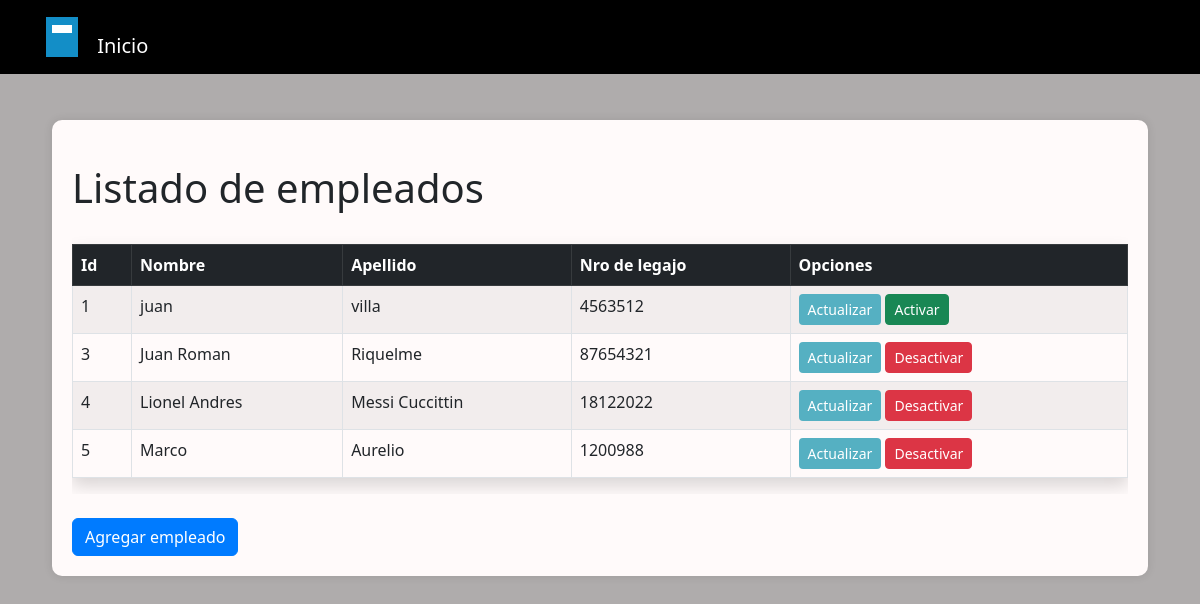
/biblioteca/empleados/listado/, run on an earlier commit of the app's database.
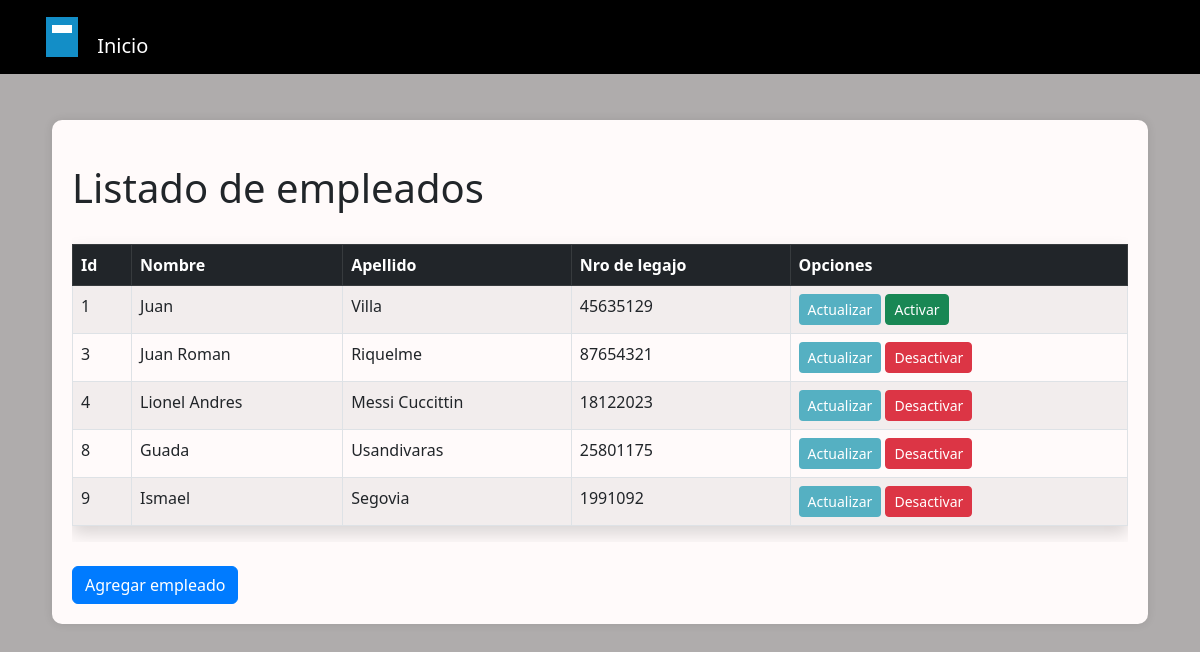
And on a later commit of the database.
### biblioteca/models.py (models this page shows, shortened)
class Empleado(models.Model):
    nombre = models.CharField(max_length=30)
    apellido = models.CharField(max_length=30)
    numero_legajo = models.CharField(max_length=30)
    activo = models.BooleanField(default=True)

### biblioteca/views.py (the view)
# urls.py: path('empleados/listado/', listado_empleados, name='listado_empleados'),
def listado_empleados(request):
    lista_empleados = Empleado.objects.all()
    return render(request, "biblioteca/listado_empleados.html", {"lista_empleados" : lista_empleados})

### webapp/jinja2.py (called while the page is built)
def ini_jinja2(**options):
    env = Environment(**options)
    env.globals.update({
        'static': staticfiles_storage.url,
        'url': reverse,
    })
    return env

### biblioteca/templates/biblioteca/listado_empleados.html (shortened to what this page needs)
{% load static %}
<!DOCTYPE html>
<html lang="en">
    <head>
        <link rel="stylesheet" href="{% static 'css/bootstrap.min.css' %}">
        <link rel="stylesheet" href="{% static 'css/propios.css' %}">
    </head>
    <body>
        <nav class="navbar navbar-expand-lg navbar-dark bg-black fixed-top">
            <div class="container">
              <a class="navbar-brand" href="{% url 'pagina_principal' %}">
                <span class="logo-icon"></span>
                Inicio
              </a>
            </div>
          </nav>
          <div class="container mt-4">
            <div class="content-container">
              <h1 class="mt-4">Listado de empleados</h1>
              <div class="table-responsive">
                <table class="table table-bordered table-striped table-hover mt-4 shadow">
                  <thead class="table-dark">
                    <tr>
                        <th>Id</th>
                        <th>Nombre</th>
                        <th>Apellido</th>
                        <th>Nro de legajo</th>
                        <th>Opciones</th>
                    </tr>
                </thead>
                <tbody>
                    {% for empleado in lista_empleados %}
                        <tr>
                            <td>{{ empleado.id }}</td>
                            <td>{{ empleado.nombre }}</td>
                            <td>{{ empleado.apellido }}</td>
                            <td>{{ empleado.numero_legajo }}</td>
                            <td>
                                <a  class="btn btn-celeste-claro btn-sm" href="{% url 'actualizar_empleado' empleado.id %}">Actualizar</a>
                                {% if empleado.activo %}
                                    <a class="btn btn-danger btn-sm" href="{% url 'desactivar_empleado' empleado.id %}">Desactivar</a>
                                {% else %}
                                    <a class="btn btn-success btn-sm" href="{% url 'activar_empleado' empleado.id %}">Activar</a>
                                {% endif %}
                            </td>
                        </tr>
                    {% endfor %}
                </tbody>
                </table>
              </div>
              <br>
              <a href="{% url 'registrar_empleado' %}" class="btn btn-primary">Agregar empleado</a>
        </div>
          </div>
    </body>
</html>

### static/css/propios.css (style rules this page uses)
body { background-color: #afacac; padding: 40px; }
.content-container { background-color: #fffafa; padding: 20px; box-shadow: 0px 0px 10px rgba(0, 0, 0, 0.1); border-radius: 10px; margin-top: 80px; }
.btn-celeste-claro { background-color: #55b0c2; color: #ffffff; }
.logo-icon { display: inline-block; width: 40px; height: 40px; position: relative; margin-right: 10px; }
.logo-icon::before, .logo-icon::after { content: ""; display: block; position: absolute; }
.logo-icon::before { width: 80%; height: 100%; top: 10%; left: 10%; background-color: #138ec7; }
.logo-icon::after { width: 50%; height: 8px; top: 40%; left: 50%; transform: translate(-50%, -50%); background-color: #ffffff; }
.navbar-dark .navbar-brand { color: #ffffff; }
.btn-primary { color: #fff; background-color: #007bff; border-color: #007bff; }

What changed in the data, as far as the page shows it:
removed Empleado: id "5", nombre "Marco", apellido "Aurelio", numero_legajo "1200988", activo "Desactivar"
changed Empleado id 1: nombre "juan" → "Juan"; apellido "villa" → "Villa"; numero_legajo "4563512" → "45635129"
changed Empleado "Lionel Andres": numero_legajo "18122022" → "18122023"
added Empleado: id "8", nombre "Guada", apellido "Usandivaras", numero_legajo "25801175", activo "Desactivar"
added Empleado: id "9", nombre "Ismael", apellido "Segovia", numero_legajo "1991092", activo "Desactivar"
